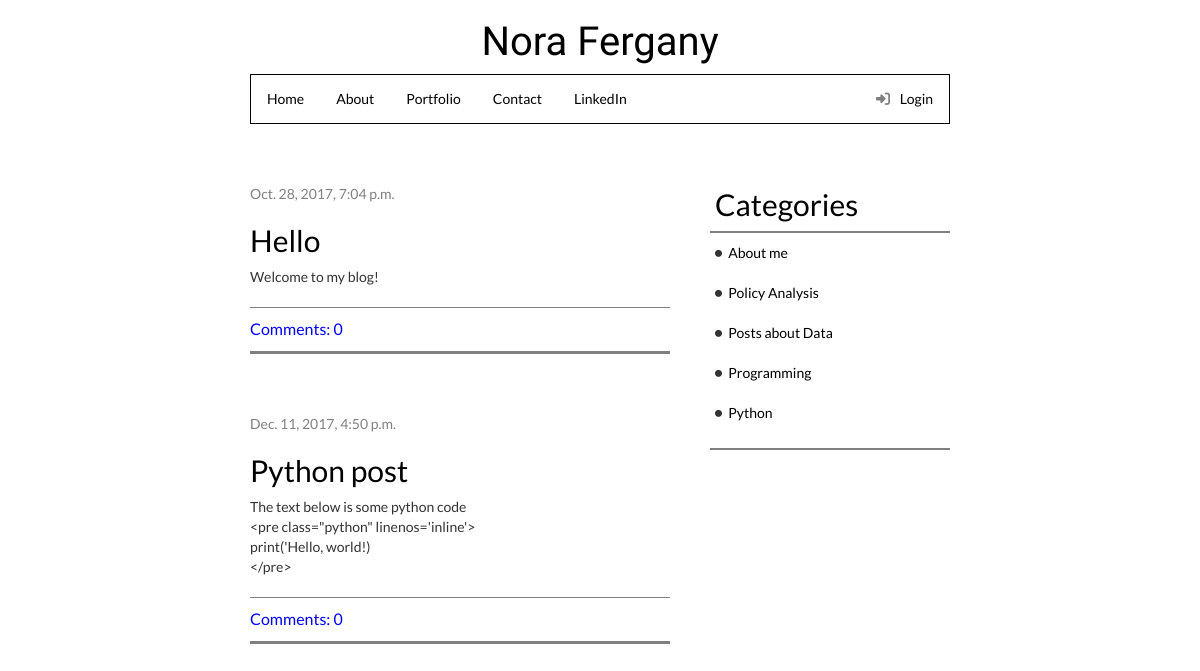
Before: / with the older database file.
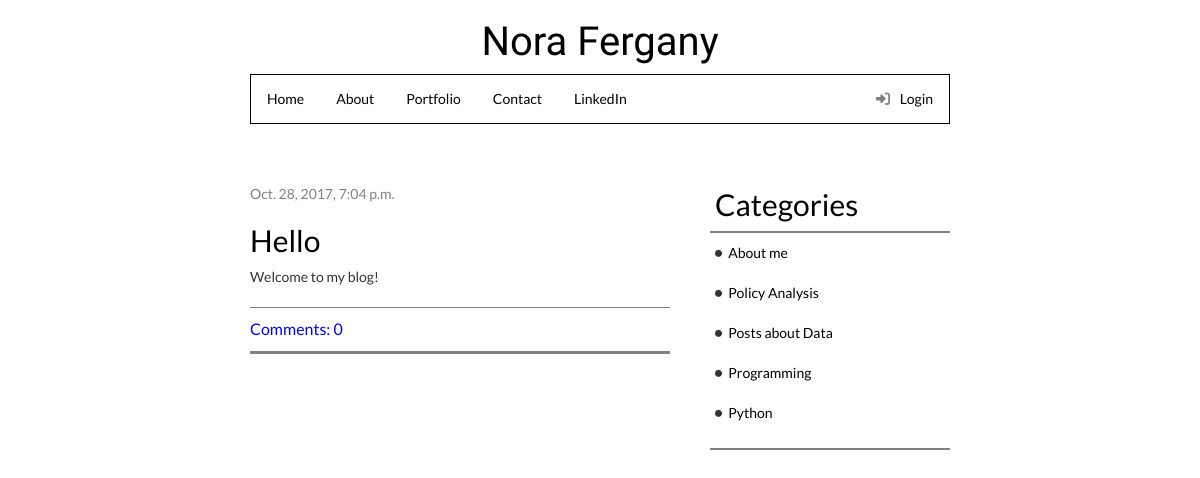
After: the same page with the newer database file.
### blog/models.py (models this page shows, shortened)
class Post(models.Model):
    author = models.ForeignKey('auth.User')
    title = models.CharField(max_length=200)
    text = models.TextField()
    created_date = models.DateTimeField(
        default=timezone.now)
    published_date = models.DateTimeField(blank=True, null=True)
    category = models.ForeignKey(Category, verbose_name="Category", default='Category', null=True, blank=True)
    def approved_comments(self):
        return self.comments.filter(approved_comment=True)

class Category(models.Model):
    title = models.CharField(max_length=200, verbose_name="Title")
    description = models.TextField()
    class Meta:
        verbose_name = "Category"
        verbose_name_plural = "Categories"
        ordering = ['title']

### blog/views.py (the view)
# urls.py: url(r'^$', views.post_list, name='post_list'),
def post_list(request):
    posts = Post.objects.filter(published_date__isnull=False).order_by('published_date')
    categories = Category.objects.all()
    return render(request, 'blog/post_list.html', {'posts': posts, 'categories': categories})

### blog/templates/blog/post_list.html
{% extends 'blog/base.html' %}
{% load static %}
{% load pygmentify_tags %}
    {% block content %}
{% for post in posts %}
    <div class="left" >
            <div class="post">
                <div class="date">
                    {{ post.published_date }}
                </div>
                <h3 class="detailtitle"><a href="{% url 'post_detail' pk=post.pk %}">{{ post.title }}</a></h3>
                <p class="pyg">{% pygmentify style='emacs'  num=1 %}{{ post.text|linebreaksbr }}{% endpygmentify %}</p>
                <div class="divcom">
                <a class="postcom" href="{% url 'post_detail' pk=post.pk %}">Comments: {{ post.approved_comments.count }}</a>
                </div>
     </div>
    </div>
{% endfor %}
        <div class="right">
        <div class="rsub">
        <h3 class="hcat">Categories</h3>
            <div>
                <ul class="cat">
                    {% for category in categories %}
                    <li class="cat"><i class="fa fa-circle facat" aria-hidden="true"></i><a href="{% url 'category_detail' pk=category.pk %}"> {{ category.title }}</a></li> <br/>
                    {% endfor %}
                </ul>
            </div>
        </div>
    </div>
    {% endblock content %}

Changed rows visible on the page:
no longer on this page (row edited): Post: published_date "Dec. 11, 2017, 4:50 p.m.", title "Python post", text "The text below is some python code <pre class=\"python\" linenos='inline'> print('Hello, world!) </pre>", approved_comments.count "0"
